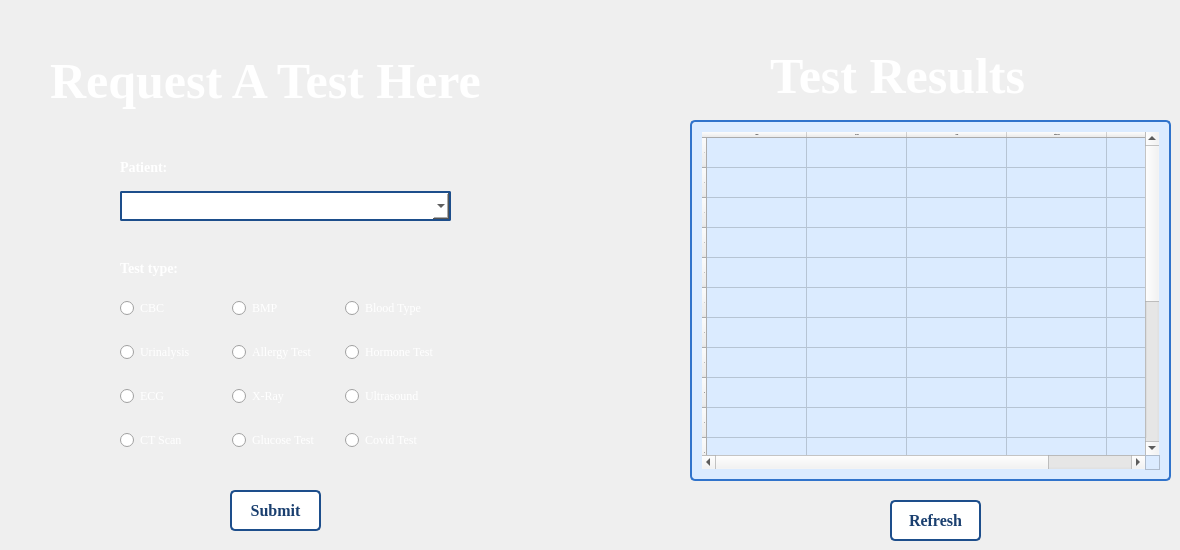
   <widget class="QWidget" name="tab_6">
    <attribute name="title">
     <string>Test Results</string>
    </attribute>
    <widget class="QTableWidget" name="tableWidget_3">
     <property name="geometry">
      <rect>
       <x>690</x>
       <y>120</y>
       <width>481</width>
       <height>361</height>
      </rect>
     </property>
     <property name="font">
      <font>
       <family>Times New Roman</family>
       <pointsize>-1</pointsize>
       <bold>true</bold>
      </font>
     </property>
     <property name="styleSheet">
      <string notr="true">QTableWidget
{
background-color: rgb(219, 235, 255); 
font-color: rgb(21, 50, 88); 
border: 2px solid rgb(48, 115, 203);
border-radius: 5px; 
padding: 10px 10px; 
font-size: 16px;
font-weight: bold;
cursor: pointer; 
}
QTableWidget:pressed 
{
background-color: rgb(45, 108, 190); 
font-color: rgb(255, 255, 255);
box-shadow: 2px 4px rgb(7, 17, 30); 
}
</string>
     </property>
     <row>
      <property name="text">
       <string>1</string>
      </property>
     </row>
     <row>
      <property name="text">
       <string>2</string>
      </property>
     </row>
     <row>
      <property name="text">
       <string>3</string>
      </property>
     </row>
     <row>
      <property name="text">
       <string>4</string>
      </property>
     </row>
     <row>
      <property name="text">
       <string>5</string>
      </property>
     </row>
     <row>
      <property name="text">
       <string>7</string>
      </property>
     </row>
     <row>
      <property name="text">
       <string>8</string>
      </property>
     </row>
     <row>
      <property name="text">
       <string>9</string>
      </property>
     </row>
     <row>
      <property name="text">
       <string>10</string>
      </property>
     </row>
     <row>
      <property name="text">
       <string>11</string>
      </property>
     </row>
     <row>
      <property name="text">
       <string>12</string>
      </property>
     </row>
     <row>
      <property name="text">
       <string>13</string>
      </property>
     </row>
     <row>
      <property name="text">
       <string>14</string>
      </property>
     </row>
     <row>
      <property name="text">
       <string>15</string>
      </property>
     </row>
     <row>
      <property name="text">
       <string>16</string>
      </property>
     </row>
     <row>
      <property name="text">
       <string>17</string>
      </property>
     </row>
     <row>
      <property name="text">
       <string>18</string>
      </property>
     </row>
     <row>
      <property name="text">
       <string>19</string>
      </property>
     </row>
     <row>
      <property name="text">
       <string>20</string>
      </property>
     </row>
     <column>
      <property name="text">
       <string>Patient</string>
      </property>
     </column>
     <column>
      <property name="text">
       <string>Test type</string>
      </property>
     </column>
     <column>
      <property name="text">
       <string>Status</string>
      </property>
     </column>
     <column>
      <property name="text">
       <string>Request Date</string>
      </property>
     </column>
     <column>
      <property name="text">
       <string>Result</string>
      </property>
     </column>
    </widget>
    <widget class="QLabel" name="label_4">
     <property name="geometry">
      <rect>
       <x>770</x>
       <y>50</y>
       <width>331</width>
       <height>51</height>
      </rect>
     </property>
     <property name="font">
      <font>
       <family>Georgia</family>
       <pointsize>-1</pointsize>
       <bold>true</bold>
      </font>
     </property>
     <property name="styleSheet">
      <string notr="true">QLabel {
color: rgb(255, 255, 255);
font-size: 50px; 
font-weight: bold;
}

QLabel {
text-shadow: 2px rgb(12, 29, 52); 
}
</string>
     </property>
     <property name="text">
      <string>Test Results</string>
     </property>
    </widget>
    <widget class="QLabel" name="label_5">
     <property name="geometry">
      <rect>
       <x>50</x>
       <y>50</y>
       <width>541</width>
       <height>61</height>
      </rect>
     </property>
     <property name="font">
      <font>
       <family>Georgia</family>
       <pointsize>-1</pointsize>
       <bold>true</bold>
      </font>
     </property>
     <property name="styleSheet">
      <string notr="true">QLabel {
color: rgb(255, 255, 255);
font-size: 50px; 
font-weight: bold;
}

QLabel {
text-shadow: 2px rgb(12, 29, 52); 
}
</string>
     </property>
     <property name="text">
      <string>Request A Test Here</string>
     </property>
    </widget>
    <widget class="QPushButton" name="pushButton_4">
     <property name="geometry">
      <rect>
       <x>230</x>
       <y>490</y>
       <width>91</width>
       <height>41</height>
      </rect>
     </property>
     <property name="font">
      <font>
       <family>Times New Roman</family>
       <pointsize>-1</pointsize>
       <bold>true</bold>
      </font>
     </property>
     <property name="styleSheet">
      <string notr="true">QPushButton 
{
background-color: rgb(255, 255, 255); 
color: rgb(26, 63, 111); 
border: 2px solid rgb(29, 78, 139);
border-radius: 5px; 
padding: 10px 10px; 
font-size: 16px;
font-weight: bold;
cursor: pointer; 
transition: background-color 0.3s ease, box-shadow 0.3s ease;
}
QPushButton:hover 
{
background-color: rgb(219, 235, 255); 
box-shadow: 0 4px 8px rgba(0, 0, 0, 0.1); 
}
QPushButton:pressed 
{
background-color: rgb(45, 108, 190); 
color: rgb(255, 255, 255);
box-shadow: 0 2px 4px rgba(0, 0, 0, 0.1); 
}
</string>
     </property>
     <property name="text">
      <string>Submit</string>
     </property>
    </widget>
    <widget class="QPushButton" name="pushButton_5">
     <property name="geometry">
      <rect>
       <x>890</x>
       <y>500</y>
       <width>91</width>
       <height>41</height>
      </rect>
     </property>
     <property name="font">
      <font>
       <family>Times New Roman</family>
       <pointsize>-1</pointsize>
       <bold>true</bold>
      </font>
     </property>
     <property name="styleSheet">
      <string notr="true">QPushButton 
{
background-color: rgb(255, 255, 255); 
color: rgb(26, 63, 111); 
border: 2px solid rgb(29, 78, 139);
border-radius: 5px; 
padding: 10px 10px; 
font-size: 16px;
font-weight: bold;
cursor: pointer; 
transition: background-color 0.3s ease, box-shadow 0.3s ease;
}
QPushButton:hover 
{
background-color: rgb(219, 235, 255); 
box-shadow: 0 4px 8px rgba(0, 0, 0, 0.1); 
}
QPushButton:pressed 
{
background-color: rgb(45, 108, 190); 
color: rgb(255, 255, 255);
box-shadow: 0 2px 4px rgba(0, 0, 0, 0.1); 
}
</string>
     </property>
     <property name="text">
      <string>Refresh</string>
     </property>
    </widget>
    <widget class="QWidget" name="layoutWidget">
     <property name="geometry">
      <rect>
       <x>120</x>
       <y>150</y>
       <width>331</width>
       <height>71</height>
      </rect>
     </property>
     <layout class="QGridLayout" name="gridLayout">
      <item row="0" column="0">
       <widget class="QLabel" name="label_19">
        <property name="font">
         <font>
          <family>Georgia</family>
          <pointsize>-1</pointsize>
          <bold>true</bold>
         </font>
        </property>
        <property name="styleSheet">
         <string notr="true">QLabel {
color: rgb(255, 255, 255);
font-size: 14px; 
font-weight: bold;
}

QLabel {
text-shadow: 2px rgb(12, 29, 52); 
}
</string>
        </property>
        <property name="text">
         <string>Patient:</string>
        </property>
       </widget>
      </item>
      <item row="1" column="0">
       <widget class="QComboBox" name="comboBox_3">
        <property name="styleSheet">
         <string notr="true">QComboBox {
    background-color: rgb(255, 255, 255); 
    border: 2px solid rgb(29, 78, 139); 
    border-radius: 2px; 
    padding: 5 px; 
    font-size: 14 px; 
    color: rgb(0, 0, 0); 
}

QComboBox:hover {
    background-color:rgb(219, 235, 255); 
}
</string>
        </property>
       </widget>
      </item>
     </layout>
    </widget>
    <widget class="QLabel" name="label_18">
     <property name="geometry">
      <rect>
       <x>120</x>
       <y>260</y>
       <width>73</width>
       <height>16</height>
      </rect>
     </property>
     <property name="font">
      <font>
       <family>Georgia</family>
       <pointsize>-1</pointsize>
       <bold>true</bold>
      </font>
     </property>
     <property name="styleSheet">
      <string notr="true">QLabel {
color: rgb(255, 255, 255);
font-size: 14px; 
font-weight: bold;
}

QLabel {
text-shadow: 2px rgb(12, 29, 52); 
}
</string>
     </property>
     <property name="text">
      <string>Test type:</string>
     </property>
    </widget>
    <widget class="QWidget" name="layoutWidget">
     <property name="geometry">
      <rect>
       <x>120</x>
       <y>280</y>
       <width>331</width>
       <height>191</height>
      </rect>
     </property>
     <layout class="QVBoxLayout" name="verticalLayout">
      <item>
       <layout class="QHBoxLayout" name="horizontalLayout_2">
        <item>
         <widget class="QRadioButton" name="radioButton">
          <property name="font">
           <font>
            <family>Georgia</family>
           </font>
          </property>
          <property name="styleSheet">
           <string notr="true">QRadioButton
{
color: rgb(255, 255, 255);
}</string>
          </property>
          <property name="text">
           <string>CBC</string>
          </property>
         </widget>
        </item>
        <item>
         <widget class="QRadioButton" name="radioButton_2">
          <property name="font">
           <font>
            <family>Georgia</family>
           </font>
          </property>
          <property name="styleSheet">
           <string notr="true">QRadioButton
{
color: rgb(255, 255, 255);
}</string>
          </property>
          <property name="text">
           <string>BMP</string>
          </property>
         </widget>
        </item>
        <item>
         <widget class="QRadioButton" name="radioButton_3">
          <property name="font">
           <font>
            <family>Georgia</family>
           </font>
          </property>
          <property name="styleSheet">
           <string notr="true">QRadioButton
{
color: rgb(255, 255, 255);
}</string>
          </property>
          <property name="text">
           <string>Blood Type</string>
          </property>
         </widget>
        </item>
       </layout>
      </item>
      <item>
       <layout class="QHBoxLayout" name="horizontalLayout_3">
        <item>
         <widget class="QRadioButton" name="radioButton_7">
          <property name="font">
           <font>
            <family>Georgia</family>
           </font>
          </property>
          <property name="styleSheet">
           <string notr="true">QRadioButton
{
color: rgb(255, 255, 255);
}</string>
          </property>
          <property name="text">
           <string>Urinalysis</string>
          </property>
         </widget>
        </item>
        <item>
         <widget class="QRadioButton" name="radioButton_8">
          <property name="font">
           <font>
            <family>Georgia</family>
           </font>
          </property>
          <property name="styleSheet">
           <string notr="true">QRadioButton
{
color: rgb(255, 255, 255);
}</string>
          </property>
          <property name="text">
           <string>Allergy Test</string>
          </property>
         </widget>
        </item>
        <item>
         <widget class="QRadioButton" name="radioButton_9">
          <property name="font">
           <font>
            <family>Georgia</family>
           </font>
          </property>
          <property name="styleSheet">
           <string notr="true">QRadioButton
{
color: rgb(255, 255, 255);
}</string>
          </property>
          <property name="text">
           <string>Hormone Test</string>
          </property>
         </widget>
        </item>
       </layout>
      </item>
      <item>
       <layout class="QHBoxLayout" name="horizontalLayout_4">
        <item>
         <widget class="QRadioButton" name="radioButton_10">
          <property name="font">
           <font>
            <family>Georgia</family>
           </font>
          </property>
          <property name="styleSheet">
           <string notr="true">QRadioButton
{
color: rgb(255, 255, 255);
}</string>
          </property>
          <property name="text">
           <string>ECG</string>
          </property>
         </widget>
        </item>
        <item>
         <widget class="QRadioButton" name="radioButton_11">
          <property name="font">
           <font>
            <family>Georgia</family>
           </font>
          </property>
          <property name="styleSheet">
           <string notr="true">QRadioButton
{
color: rgb(255, 255, 255);
}</string>
          </property>
          <property name="text">
           <string>X-Ray</string>
          </property>
         </widget>
        </item>
        <item>
         <widget class="QRadioButton" name="radioButton_12">
          <property name="font">
           <font>
            <family>Georgia</family>
           </font>
          </property>
          <property name="styleSheet">
           <string notr="true">QRadioButton
{
color: rgb(255, 255, 255);
}</string>
          </property>
          <property name="text">
           <string>Ultrasound</string>
          </property>
         </widget>
        </item>
       </layout>
      </item>
      <item>
       <layout class="QHBoxLayout" name="horizontalLayout_5">
        <item>
         <widget class="QRadioButton" name="radioButton_13">
          <property name="font">
           <font>
            <family>Georgia</family>
           </font>
          </property>
          <property name="styleSheet">
           <string notr="true">QRadioButton
{
color: rgb(255, 255, 255);
}</string>
          </property>
          <property name="text">
           <string>CT Scan</string>
          </property>
         </widget>
        </item>
        <item>
         <widget class="QRadioButton" name="radioButton_14">
          <property name="font">
           <font>
            <family>Georgia</family>
           </font>
          </property>
          <property name="styleSheet">
           <string notr="true">QRadioButton
{
color: rgb(255, 255, 255);
}</string>
          </property>
          <property name="text">
           <string>Glucose Test</string>
          </property>
         </widget>
        </item>
        <item>
         <widget class="QRadioButton" name="radioButton_15">
          <property name="font">
           <font>
            <family>Georgia</family>
           </font>
          </property>
          <property name="styleSheet">
           <string notr="true">QRadioButton
{
color: rgb(255, 255, 255);
}</string>
          </property>
          <property name="text">
           <string>Covid Test</string>
          </property>
         </widget>
        </item>
       </layout>
      </item>
     </layout>
    </widget>
   </widget>
